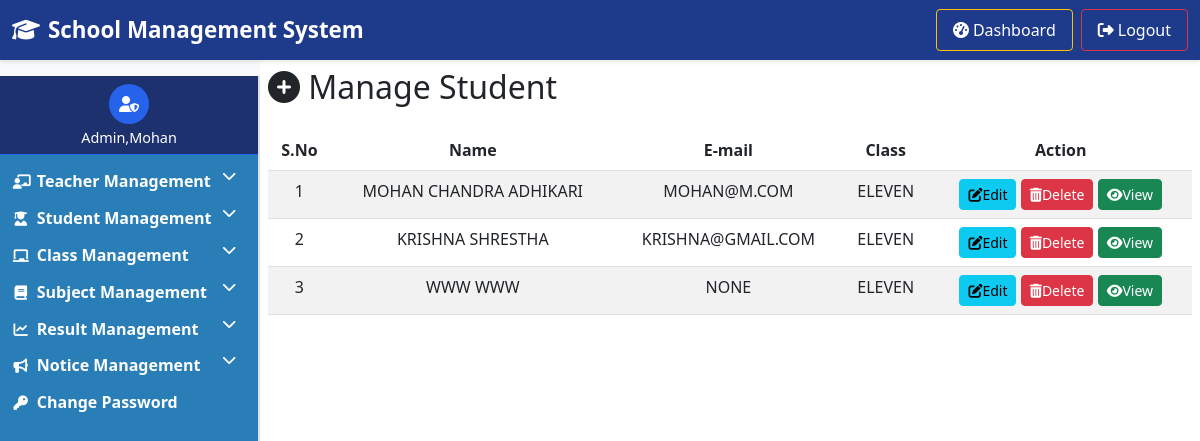
Page /managestudent/ on the committed database.
### academics/students_app/models.py (models this page shows, shortened)
class CreateStudent(models.Model):
    gender_choices = (
        ('','Select Gender'),
        ('Male', 'Male'),
        ('Female', 'Female'),
        ('others','others')
    )
    createstudent_fk_createclassmodel = models.ForeignKey(CreateClassModel, on_delete=models.SET_NULL, null=True)
    createstudent_fk_createsubject=models.ForeignKey(CreateSubject,on_delete=models.SET_NULL,null=True)
    first_name = models.CharField(max_length=50)
    middle_name = models.CharField(max_length=50, null=True, blank=True)
    last_name = models.CharField(max_length=50)
    dob = models.DateField()
    email = models.EmailField(null=True, blank=True)
    gender = models.CharField(max_length=10, choices=gender_choices)
    birth_certificate = models.ImageField(upload_to='documents/birth_certificate/', null=True, blank=True)
    photo = models.ImageField(upload_to='documents/photos', null=True, blank=True)
    parents_name = models.CharField(max_length=50)
    p_phone = models.CharField(max_length=15)  # changed from IntegerField
    address = models.CharField(max_length=50)

### academics/classes_app/models.py (models this page shows)
class CreateClassModel(models.Model):
	class_name_model = models.CharField(max_length=50, null=False)
	class_numeric_model = models.IntegerField()
	class_section_model = models.CharField(max_length=20)
	creation_date_model = models.DateTimeField(auto_now_add=True)
	update_date_model = models.DateTimeField(auto_now=True)
	def __str__(self):
		return f"{self.class_name_model}"

### academics/students_app/views.py (the view)
# urls.py: path('managestudent/',manage_student_v,name='managestudent'),
def manage_student_v(request):
    student_id=request.GET.get('delete')
    if student_id:
        student=get_object_or_404(CreateStudent,id=student_id)
        student.delete()
        messages.success(request,"student Deleted")
        return  redirect('managestudent')
    students=CreateStudent.objects.all()
    return render(request,'manage_student.html',{'students':students})

### academics/students_app/templates/manage_student.html (shortened to what this page needs)
{% extends 'accounts/base_admin.html' %}
{% load static %}
{%block abc%}
<div>
    <h2 class="mb-4"><i class="fas fa-plus-circle"></i> Manage Student</h2>
    <table class="table table-border text-dark text-white table-striped text-center">
        <thead class="bg-secondary text-dark">
            <tr>
                <th>S.No</th>
                <th>Name</th>
                <th>E-mail</th>
                <th>Class</th>
                <th>Action</th>
            </tr>
        </thead>
        <tbody>
            {% for c in students %}
            <tr>
                <td>{{forloop.counter}}</td>
                <td style="text-transform: uppercase;"> {{ c.first_name }} {{ c.middle_name }} {{ c.last_name }}</td>
                <td style="text-transform: uppercase;">{{c.email}}</td>
                <td style="text-transform: uppercase;">{{c.createstudent_fk_createclassmodel}} </td>
                <td>
                    <a href="{% url 'editstudent' c.id %}" class="btn btn-info btn-sm"><i
                            class="fas fa-edit"></i>Edit</a>
                    <a href="?delete={{c.id}}" onclick="return confirm('Are you sure you want to Delete?')"
                        class="btn btn-danger btn-sm"><i class="fas fa-trash-alt"></i>Delete</a>
                    <a href="{%url 'viewstudent' c.id %}" class="btn btn-success btn-sm"><i
                            class="fas fa-eye"></i>View</a>
                </td>
            </tr>
            {% empty %}
            <tr>
                <td colspan="6"> No Record Found</td>
            </tr>
            {% endfor %}
        </tbody>
    </table>
</div>
{% endblock %}

### dashboard_layout_app/templates/accounts/base_admin.html (shortened to what this page needs)
<!DOCTYPE html>
<html lang="en">
<head>
    <link href="https://cdnjs.cloudflare.com/ajax/libs/bootstrap/5.3.0/css/bootstrap.min.css" rel="stylesheet">
    <link href="https://cdnjs.cloudflare.com/ajax/libs/font-awesome/6.4.0/css/all.min.css" rel="stylesheet">
</head>
<body>
    <nav class="navbar navbar-expand-lg">
        <div class="container-fluid">
            <a class="navbar-brand" href="#dashboard">
                <i class="fas fa-graduation-cap me-2"></i>School Management System
            </a>
            <div class="collapse navbar-collapse" id="navbarNav">
                <ul class="navbar-nav ms-auto">
                    <li class="nav-item">
                        <a class="btn btn-outline-warning text-white" href="{% url 'admin-dashboard-content'%}">
                            <i class="fas fa-tachometer-alt me-1"></i>Dashboard
                        </a>
                    </li>
                    <li class="nav-item">
                        <a class="btn btn-outline-danger text-white" href="#logout">
                            <i class="fas fa-sign-out-alt me-1"></i>Logout
                        </a>
                    </li>
                </ul>
            </div>
        </div>
    </nav>
    <nav class="sidebar-container" id="sidebar">
        <div class="admin-profile">
            <div class="profile-img">
                <i class="fas fa-user-shield"></i>
            </div>
            <h5 class="admin-name">Admin,Mohan</h5>
        </div>
        <div class="menu-section">
            <div class="menu-item">
                <button class="menu-btn" type="button" data-bs-toggle="collapse"
                        data-bs-target="#teacherMenu" aria-expanded="false">
                    <i class="fas fa-chalkboard-teacher"></i>Teacher Management
                    <i class="fas fa-chevron-down chevron"></i>
                </button>
            </div>
            <div class="menu-item">
                <button class="menu-btn" type="button" data-bs-toggle="collapse"
                        data-bs-target="#studentMenu" aria-expanded="false">
                    <i class="fas fa-user-graduate"></i>Student Management
                    <i class="fas fa-chevron-down chevron"></i>
                </button>
            </div>
            <div class="menu-item">
                <button class="menu-btn" type="button" data-bs-toggle="collapse"
                        data-bs-target="#classMenu" aria-expanded="false">
                    <i class="fas fa-chalkboard"></i>Class Management
                    <i class="fas fa-chevron-down chevron"></i>
                </button>
            </div>
            <div class="menu-item">
                <button class="menu-btn" type="button" data-bs-toggle="collapse"
                        data-bs-target="#subjectMenu" aria-expanded="false">
                    <i class="fas fa-book"></i>Subject Management
                    <i class="fas fa-chevron-down chevron"></i>
                </button>
            </div>
            <div class="menu-item">
                <button class="menu-btn" type="button" data-bs-toggle="collapse"
                        data-bs-target="#resultMenu" aria-expanded="false">
                    <i class="fas fa-chart-line"></i>Result Management
                    <i class="fas fa-chevron-down chevron"></i>
                </button>
            </div>
            <div class="menu-item">
                <button class="menu-btn" type="button" data-bs-toggle="collapse"
                        data-bs-target="#noticeMenu" aria-expanded="false">
                    <i class="fas fa-bullhorn"></i>Notice Management
                    <i class="fas fa-chevron-down chevron"></i>
                </button>
            </div>
            <div class="menu-item">
                <a href="#change-password" class="menu-btn">
                    <i class="fas fa-key"></i>Change Password
                </a>
            </div>
        </div>
    </nav>
    <main class="main-content">
        <div class="content-wrapper">
            {%block abc%}
             {%endblock%}
        </div>
    </main>
</body>
</html>

### dashboard_layout_app/templates/accounts/base_admin.html (style rules this page uses)
* { margin: 0; padding: 0; box-sizing: border-box; }
body { font-family: 'Segoe UI', Tahoma, Geneva, Verdana, sans-serif; background: #f8f9fa; min-height: 100vh; }
.navbar { background: #1e3a8a; box-shadow: 0 2px 4px rgba(0,0,0,0.1); position: sticky; top: 0; z-index: 1000; }
.navbar-brand { font-weight: 600; font-size: 1.4rem; color: white !important; }
.sidebar-container { position: fixed; top: 76px; left: 0; width: 260px; height: calc(100vh - 76px); background: rgb(41, 126, 184); overflow-y: auto; z-index: 999; border-right: 2px solid #e0e0e0; }
.admin-profile { background: #1e316f; padding: 0.5rem; text-align: center; border-bottom: 1px solid #2563eb; }
.profile-img { width: 40px; height: 40px; border-radius: 50%; background: #2563eb; display: flex; align-items: center; justify-content: center; margin: 0 auto 0.3rem; }
.profile-img i { font-size: 1rem; color: white; }
.admin-name { color: white; font-size: 0.9rem; font-weight: 500; margin-bottom: 0; }
.menu-section { padding: 0.5rem 0; }
.menu-item { margin-bottom: 0; }
.menu-btn { width: 100%; padding: 0.4rem 0.8rem; border: none; background: transparent; text-align: left; font-weight: 600; font-size: 1rem; color:white; text-decoration: none; display: block; }
.menu-btn i { margin-right: 0.5rem; width: 16px; text-align: center; font-size: 0.9rem; }
.chevron { float: right; font-size: 0.7rem; }
.main-content { margin-left: 260px; min-height: calc(100vh - 76px); background: white; transition: all 0.3s ease; }
.content-wrapper { padding: .5rem; }
.navbar-nav .btn { margin-left: 0.5rem; border-radius: 4px; padding: 0.5rem 1rem; font-weight: 500; transition: all 0.2s ease; }

### rows in the picture
CreateStudent: first_name "MOHAN", middle_name "CHANDRA", last_name "ADHIKARI", email "MOHAN@M.COM", createstudent_fk_createclassmodel "ELEVEN"
CreateStudent: first_name "KRISHNA", last_name "SHRESTHA", email "KRISHNA@GMAIL.COM", createstudent_fk_createclassmodel "ELEVEN"
CreateStudent: first_name "WWW", last_name "WWW", email "NONE", createstudent_fk_createclassmodel "ELEVEN"
